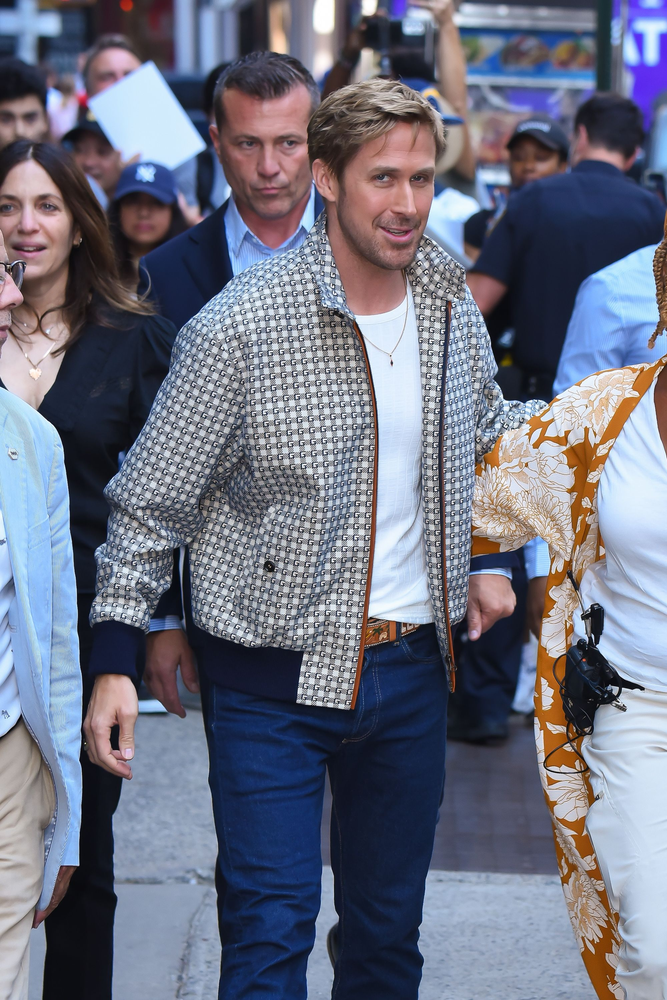
#> input picture face.png, 667 x 1000 px, shrunk from 2000 x 3000 before the run, given in place of the camera
$ python face_detection_video.py
#> lines starting #> are read from the running program, lines starting #| are printed output that depends on the picture; after the words box and inside, x2 and y2 are one past the last pixel; in counts of white or black regions, pixels touching at a corner belong together
#> further down, frame is the input picture: shape (1000, 667, 3); mean B, G, R 129.6, 113, 109.8
from __future__ import print_function
import cv2 as cv
import argparse
def detectAndDisplay(frame):
    frame_gray = cv.cvtColor(frame, cv.COLOR_BGR2GRAY)
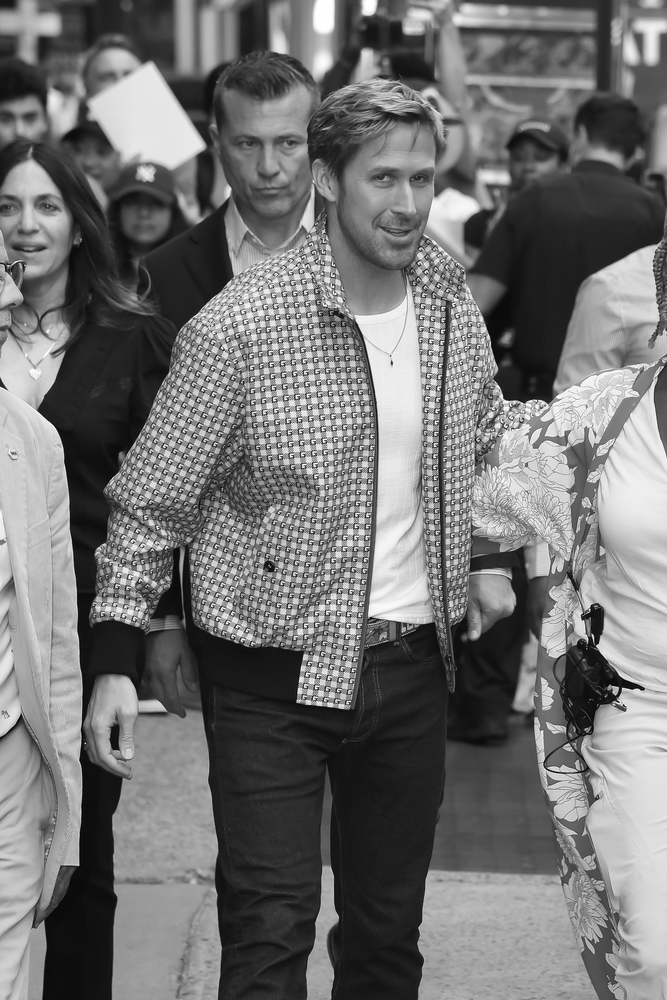
#> frame_gray: shape (1000, 667); min 0, max 255, mean 113.9
    frame_gray = cv.equalizeHist(frame_gray)
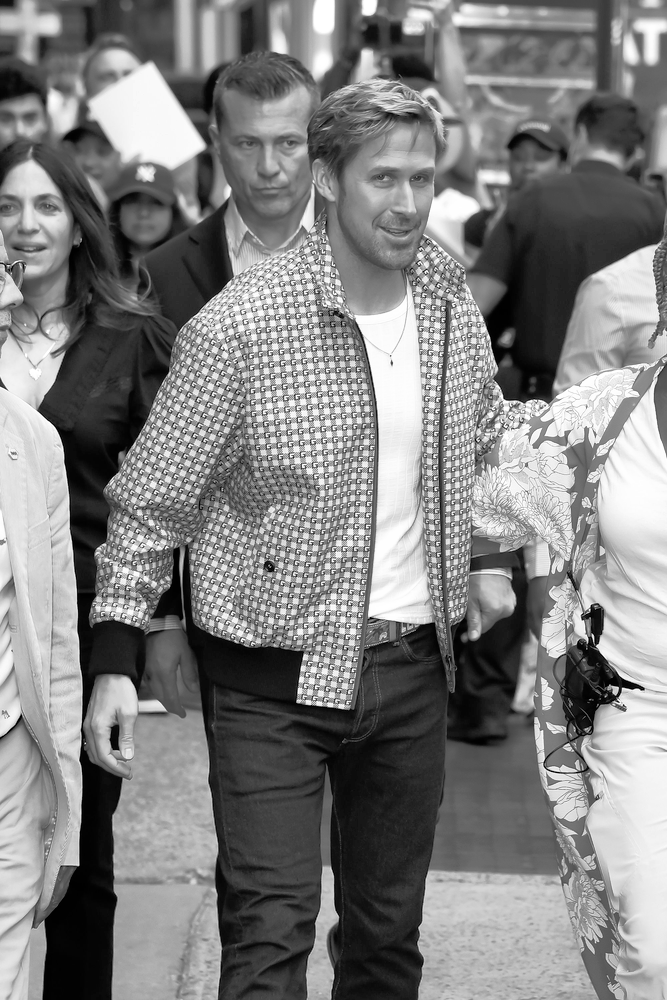
#> frame_gray: shape (1000, 667); min 0, max 255, mean 128.1
    #-- Detect faces
    faces = face_cascade.detectMultiScale(frame_gray)
#> faces = [[195, 928, 31, 31], [592, 713, 52, 52], [220, 106, 98, 98], [348, 139, 111, 111]]
    for (x,y,w,h) in faces:
        center = (x + w//2, y + h//2)
        frame = cv.ellipse(frame, center, (w//2, h//2), 0, 0, 360, (255, 255, 255), 4)
        faceROI = frame_gray[y:y+h,x:x+w]
#> this loop made 4 passes
#> (x, y, w, h, center) on passes 1 to 4: (195, 928, 31, 31, (210, 943)), (592, 713, 52, 52, (618, 739)), (220, 106, 98, 98, (269, 155)), (348, 139, 111, 111, (403, 194))
#> pass 1, in detectAndDisplay, `frame = cv.ellipse(frame, center, (w//2, h//2), 0, 0, 360, (255, 255, ..`:
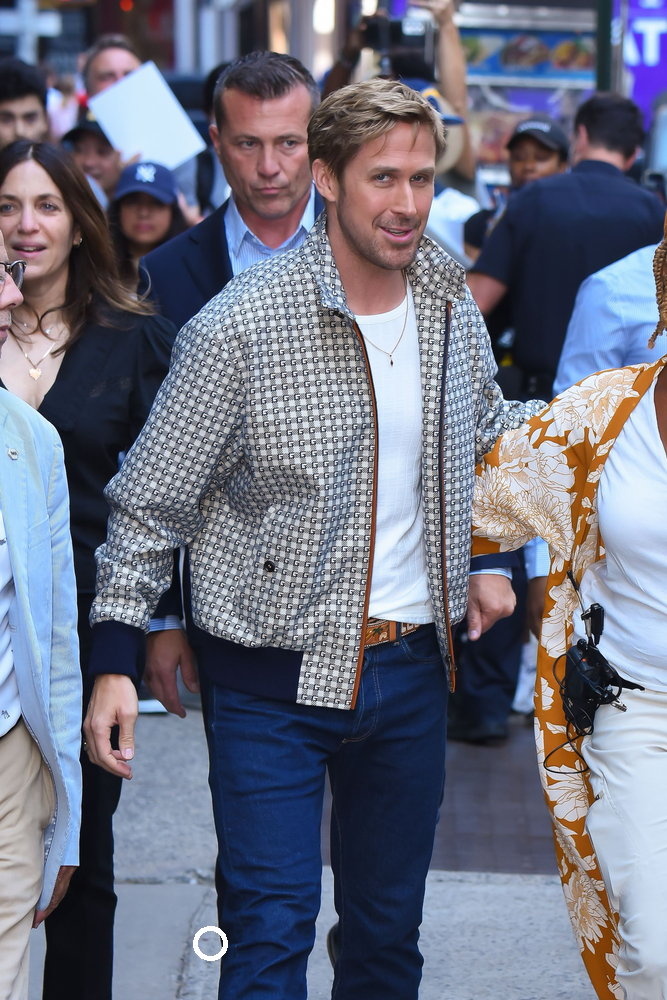
#> frame: shape (1000, 667, 3); 0.07% of pixels changed, all inside (x1, y1, x2, y2) = (193, 926, 228, 961)
#> pass 1, in detectAndDisplay, `faceROI = frame_gray[y:y+h,x:x+w]`:
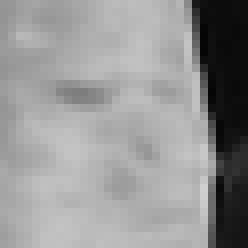
#> faceROI: shape (31, 31) (shown 8 times larger); min 5, max 207, mean 148.7
#> pass 2, in detectAndDisplay, `frame = cv.ellipse(frame, center, (w//2, h//2), 0, 0, 360, (255, 255, ..`:
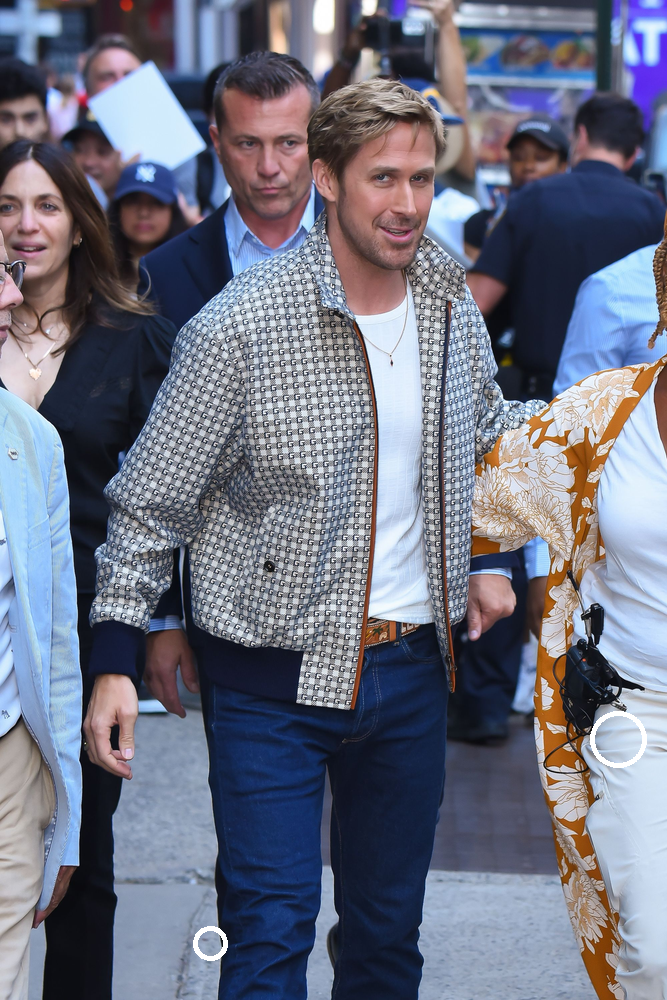
#> frame: shape (1000, 667, 3); 0.12% of pixels changed, all inside (x1, y1, x2, y2) = (590, 711, 647, 768)
#> pass 2, in detectAndDisplay, `faceROI = frame_gray[y:y+h,x:x+w]`:
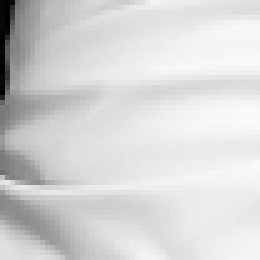
#> faceROI: shape (52, 52) (shown 5 times larger); min 0, max 250, mean 214
#> after the loop:
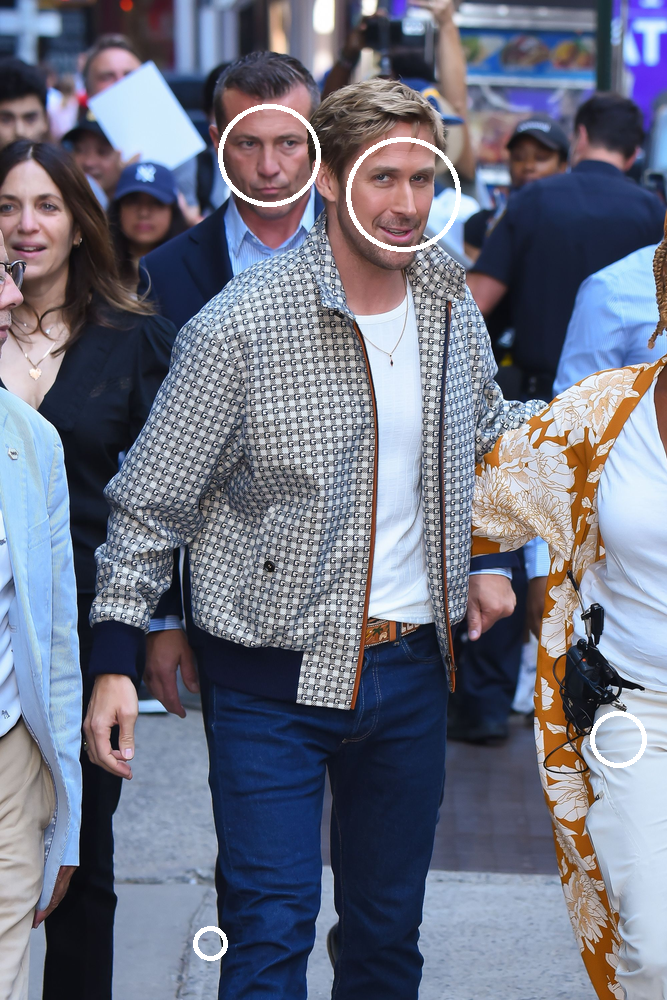
#> frame: shape (1000, 667, 3); 0.49% of pixels changed, all inside (x1, y1, x2, y2) = (218, 104, 461, 252)
    cv.imshow('Capture - Face detection', frame)
parser = argparse.ArgumentParser(description='Code for Cascade Classifier tutorial.')
parser.add_argument('--face_cascade', help='Path to face cascade.', default='haarcascade_frontalface_alt2.xml')
parser.add_argument('--camera', help='Camera divide number.', type=int, default=0)
args = parser.parse_args()
face_cascade_name = args.face_cascade
face_cascade = cv.CascadeClassifier()
#-- 1. Load the cascades
if not face_cascade.load(cv.samples.findFile(face_cascade_name)):
    print('--(!)Error loading face cascade')
    exit(0)
camera_device = args.camera
#-- 2. Read the video stream
cap = cv.VideoCapture(camera_device)
if not cap.isOpened:
    print('--(!)Error opening video capture')
    exit(0)
while True:
    ret, frame = cap.read()
    if frame is None:
        print('--(!) No captured frame -- Break!')
        break
    detectAndDisplay(frame)
    #-- Press 'q' for escape
#> (the run stopped early here; a loop or call above may not have finished)
